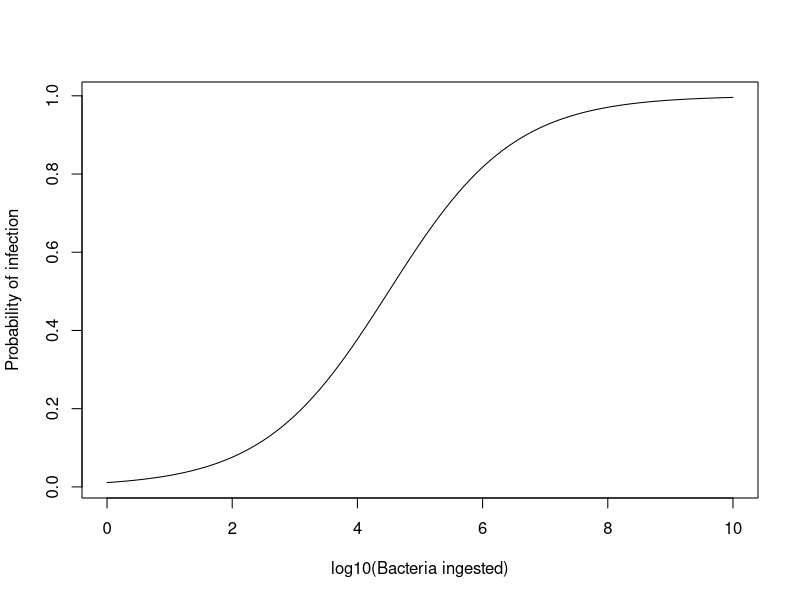

Reproduce this figure in R.
### Cholera IPM
### Oliver G. Spacey
### 2025.10.15

# Pre-amble ---------------------------------------------------------------
# Clear environment
rm(list = ls())

# Load required packages
library(ggplot2)   # data visualisation

# Vital Rate Models -----------------------------------------------------------
# Generate sequence for state variable (log10(bacterial concentration))
xx <- seq(0, 10, by = 0.1)

# Infection probability - logistic relationship between log(infectious dose) and infection probability
# Centre on 10^4 - Kothary and Babu, 2001
inf_prob <- function(x) {
  beta0 <- -4.5
  beta1 <- 1
  
  logit <- beta0 + beta1 * x
  prob <- 1 / (1 + exp(-logit))
  return(prob)
}

# Plot output
plot(x = xx, y = inf_prob(xx),
     xlab = "log10(Bacteria ingested)", ylab = "Probability of infection",
     type = "l")

# In-person bacterial growth

# Infected survival rate 

# Shedding rate

# Reservoir bacterial growth


# Construct IPM -----------------------------------------------------------


